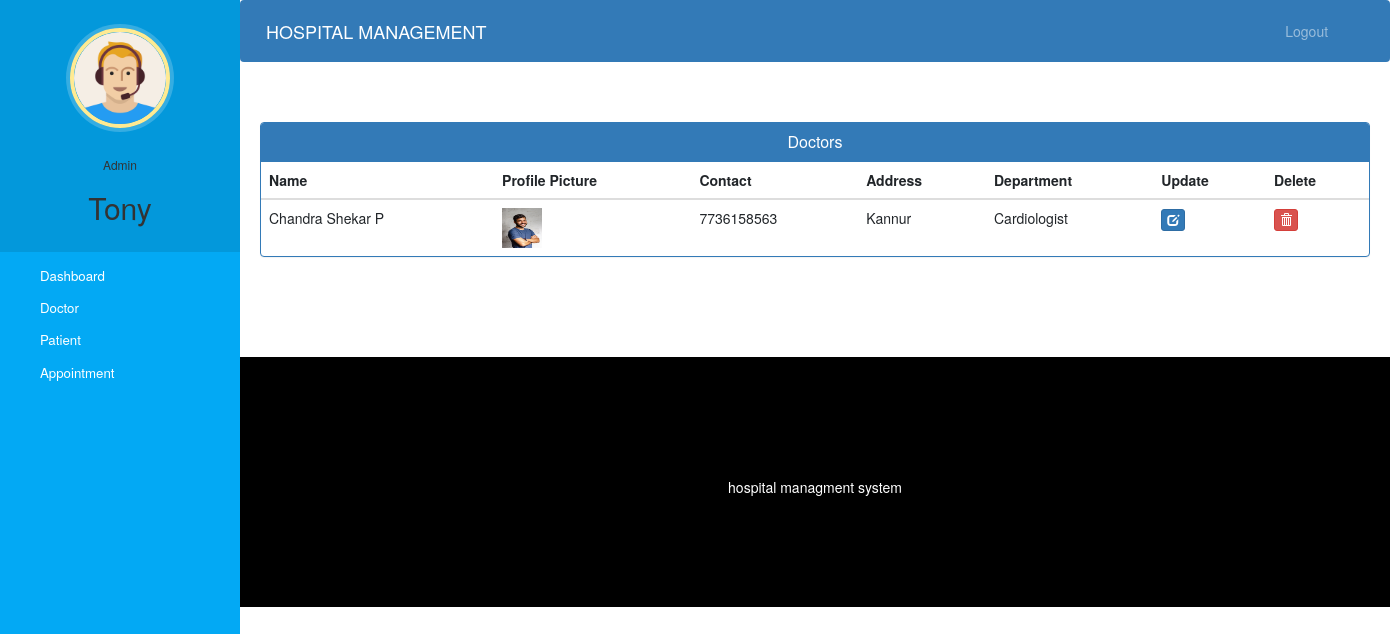
Page /admin-view-doctor (signed in) on the committed database.
### hospital/models.py (models this page shows, shortened)
class Doctor(models.Model):
    user=models.OneToOneField(User,on_delete=models.CASCADE)
    profile_pic= models.ImageField(upload_to='profile_pic/DoctorProfilePic/',null=True,blank=True)
    address = models.CharField(max_length=40)
    mobile = models.CharField(max_length=20,null=True)
    department= models.CharField(max_length=50,choices=departments,default='Cardiologist')
    status=models.BooleanField(default=False)
    @property
    def get_name(self):
        return self.user.first_name+" "+self.user.last_name

### hospital/views.py (the view)
# urls.py: path('admin-view-doctor', views.admin_view_doctor_view,name='admin-view-doctor'),
@login_required(login_url='adminlogin')
@user_passes_test(is_admin)
def admin_view_doctor_view(request):
    doctors=models.Doctor.objects.all().filter(status=True)
    return render(request,'hospital/admin_view_doctor.html',{'doctors':doctors})

### hospital/views.py (called while the page is built)
def is_admin(user):
    return user.groups.filter(name='ADMIN').exists()

### templates/hospital/admin_view_doctor.html (shortened to what this page needs)
{% extends 'hospital/admin_base.html' %}
{% block content %}
{%load static%}
<head>
  <link href="//netdna.bootstrapcdn.com/bootstrap/3.0.0/css/bootstrap.min.css" rel="stylesheet" id="bootstrap-css">
</head>
<div class="container">
  <div class="panel panel-primary">
    <div class="panel-heading">
      <h6 class="panel-title">Doctors</h6>
    </div>
    <table class="table table-hover" id="dev-table">
      <thead>
        <tr>
          <th>Name</th>
          <th>Profile Picture</th>
          <th>Contact</th>
          <th>Address</th>
          <th>Department</th>
          <th>Update</th>
          <th>Delete</th>
        </tr>
      </thead>
      {% for d in doctors %}
      <tr>
        <td> {{d.get_name}}</td>
        <td> <img src="{% static d.profile_pic.url %}" alt="Profile Pic" height="40px" width="40px" /></td>
        <td>{{d.mobile}}</td>
        <td>{{d.address}}</td>
        <td>{{d.department}}</td>
        <td><a class="btn btn-primary btn-xs" href="{% url 'update-doctor' d.id  %}"><span class="glyphicon glyphicon-edit"></span></a></td>
        <td><a class="btn btn-danger btn-xs" href="{% url 'delete-doctor-from-hospital' d.id  %}"><span class="glyphicon glyphicon-trash"></span></a></td>
      </tr>
      {% endfor %}
    </table>
  </div>
</div>
{% endblock content %}

### templates/hospital/admin_base.html (shortened to what this page needs)
<!DOCTYPE html>
{% load static %}
<html lang="en">
<head>
  <link rel="stylesheet" href="https://stackpath.bootstrapcdn.com/bootstrap/4.3.1/css/bootstrap.min.css">
  <link rel="stylesheet" href="https://maxcdn.bootstrapcdn.com/font-awesome/4.7.0/css/font-awesome.min.css">
  <link rel="stylesheet" href="{% static '/style.css' %}">
</head>
<body>
  <nav class="menu" tabindex="0">
    <header class="avatar">
      <img src="{% static "images/adminpropic.png" %}" />
      <br><br>
      <h6>Admin</h6>
      <h2>{{request.user.first_name}}</h2>
    </header>
    <ul>
      <li tabindex="0" class="icon-dashboard"> <a style="color:white; text-decoration:none;" href="/admin-dashboard"><span>Dashboard</span></a> </li>
      <li tabindex="0" class="icon-customers"> <a style="color:white; text-decoration:none;" href="/admin-doctor"><span>Doctor</span></a></li>
      <li tabindex="0" class="icon-users"> <a style="color:white; text-decoration:none;" href="/admin-patient"><span>Patient</span></a></li>
      <li tabindex="0" class="icon-calendar"> <a style="color:white; text-decoration:none;" href="/admin-appointment"><span>Appointment</span></a></li>
    </ul>
  </nav>
  <main>
    <div class="bs-example">
      <nav class="navbar navbar-expand-md  navbar-dark fixed-top" style="background:#337AB7;">
        <a href="/admin-dashboard" class="navbar-brand">HOSPITAL MANAGEMENT</a>
        <div class="collapse navbar-collapse justify-content-between" id="navbarCollapse">
          <div class="navbar-nav" style=" margin-left: 90%;">
            <a href="/logout" class="nav-item nav-link">Logout</a>
          </div>
        </div>
      </nav>
    </div>
    <br><br>
    {% block content %}
    {% endblock content %}
    <br><br><br><br>
    <footer>
      <br>
      <div class="container">
        <div class="row">
          <div class="col-md-12 col-sm-12">
            <div style="color:#ffffff;" class="wow fadeInUp footer-copyright">
              <p>
                 hospital managment system </p>
            </div>
          </div>
        </div>
      </div>
    </footer>
  </main>
</body>
</html>

### static/style.css (style rules this page uses)
body { padding-left: 240px; }
main { position: relative; height: 100vh; }
.menu { background: #5bc995; height: 100vh; width: 240px; position: fixed; top: 0px; left: 0; z-index: 5; outline: none; }
.menu .avatar { background: rgba(0, 0, 0, 0.1); padding: 2em 0.5em; text-align: center; }
.menu .avatar img { width: 100px; border-radius: 50%; overflow: hidden; border: 4px solid #ffea92; box-shadow: 0 0 0 4px rgba(255, 255, 255, 0.2); }
.menu .avatar h2 { font-weight: normal; margin-bottom: 0; }
.menu ul { list-style: none; padding: 0.5em 0; margin: 0; }
.menu ul li { padding: 0.5em 1em 0.5em 3em; font-size: 0.95em; font-weight: regular; background-repeat: no-repeat; background-position: left 15px center; background-size: auto 20px; transition: all 0.15s linear; cursor: pointer; }
.menu ul li.icon-dashboard { background-image: url("http://www.entypo.com/images//gauge.svg"); }
.menu ul li.icon-customers { background-image: url("http://www.entypo.com/images//briefcase.svg"); }
.menu ul li.icon-users { background-image: url("http://www.entypo.com/images//users.svg"); }
.menu ul li.icon-calendar { background-image: url("http://www.entypo.com/images//calendar.svg"); }

### templates/hospital/admin_base.html (style rules this page uses)
a:link { text-decoration: none; }
a { color: white; }
footer { padding: 0px 0px 0px 0px; background-color: black; margin: 0px; }
p { text-align: center; }
body { padding-left: 240px; }
main { position: relative; height: 100vh; }
.menu { background: #03a9f4; height: 100vh; width: 240px; position: fixed; top: 0px; left: 0; z-index: 5; outline: none; }
.menu .avatar { background: rgba(0, 0, 0, 0.1); padding: 2em 0.5em; text-align: center; }
.menu .avatar img { width: 100px; border-radius: 50%; overflow: hidden; border: 4px solid #ffea92; box-shadow: 0 0 0 4px rgba(255, 255, 255, 0.2); }
.menu .avatar h2 { font-weight: normal; margin-bottom: 0; }
.menu ul { list-style: none; padding: 0.5em 0; margin: 0; }
.menu ul li { padding: 0.5em 1em 0.5em 3em; font-size: 0.95em; font-weight: regular; background-repeat: no-repeat; background-position: left 15px center; background-size: auto 20px; transition: all 0.15s linear; cursor: pointer; }
.menu ul li.icon-dashboard { background-image: url("http://www.entypo.com/images//gauge.svg"); }
.menu ul li.icon-customers { background-image: url("http://www.entypo.com/images//briefcase.svg"); }
.menu ul li.icon-users { background-image: url("http://www.entypo.com/images//users.svg"); }
.menu ul li.icon-calendar { background-image: url("http://www.entypo.com/images//calendar.svg"); }

### templates/hospital/admin_view_doctor.html (style rules this page uses)
a:link { text-decoration: none; }
h6 { text-align: center; }
.row { margin: 100px; }

### rows in the picture
Doctor: get_name "Chandra Shekar P", profile_pic (picture), mobile "7736158563", address "Kannur", department "Cardiologist"

### other values in the picture
{{ request.user.first_name }} "Tony"
